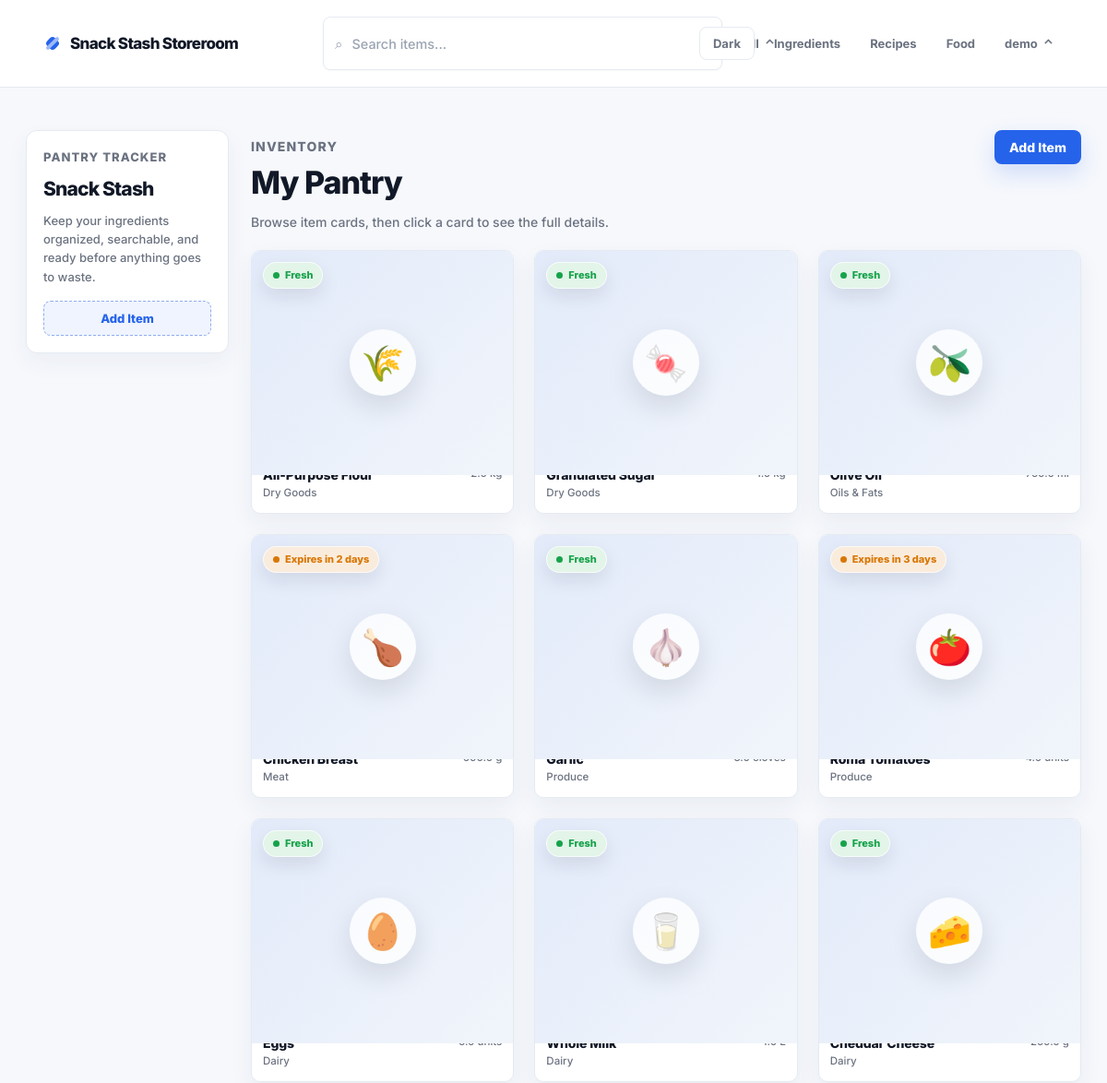
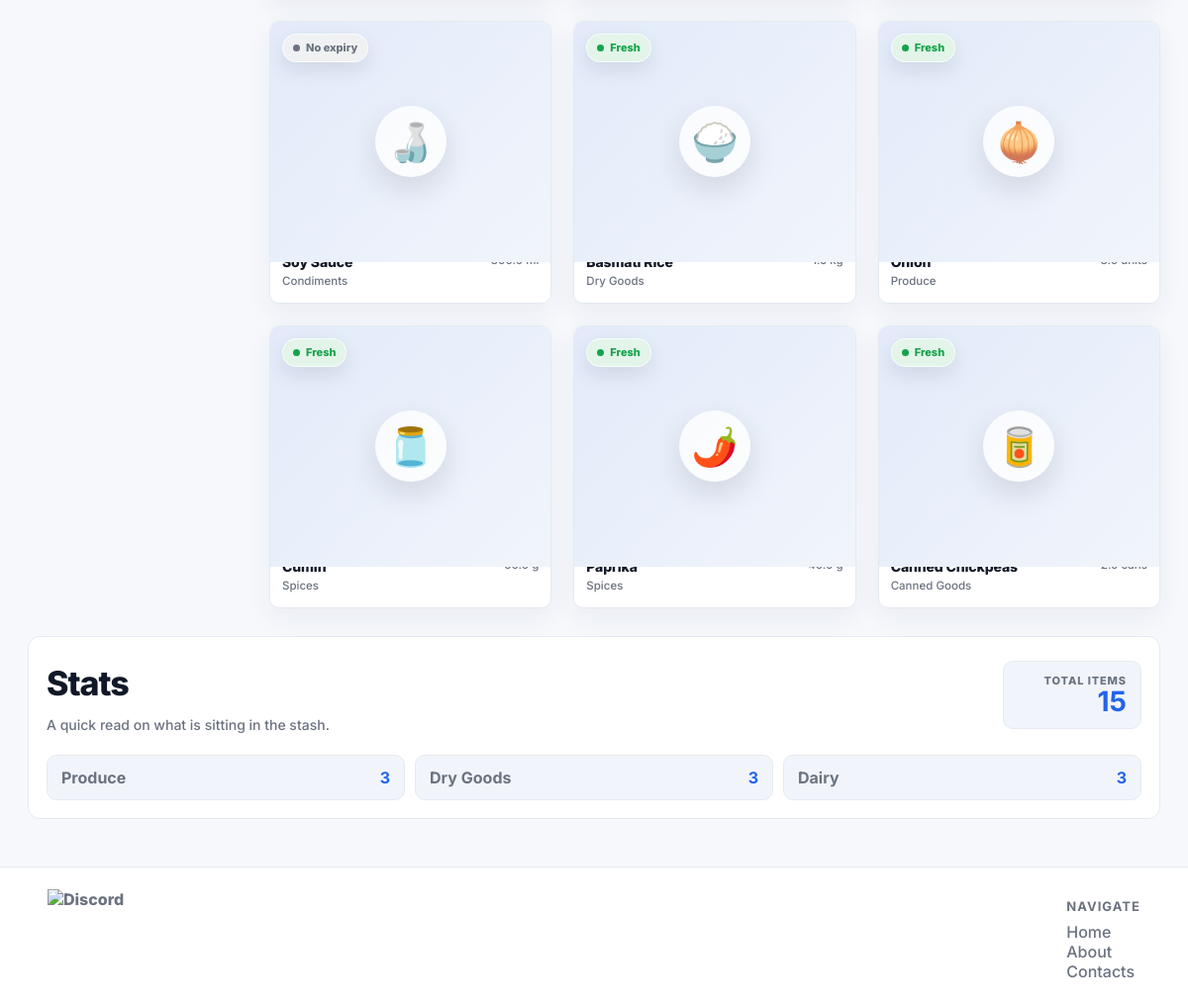
The app's page /dashboard (signed in) with its own data (2 pictures, top to bottom).
### app/models/model.py (models this page shows, shortened)
class BaseModel(Model):
    class Meta:
        database = db

class User(UserMixin, BaseModel):
    id = AutoField()
    username = CharField(unique=True)
    email = CharField(unique=True)
    password_hash = CharField()
    created_at = DateTimeField(default=datetime.now)
    updated_at = DateTimeField(default=datetime.now)
    class Meta:
        table_name = "users"

class Ingredient(BaseModel):
    id = AutoField()
    user = ForeignKeyField(User, backref="ingredients")
    name = CharField()
    emoji = CharField(default="🥫")
    quantity = FloatField()
    unit = CharField()
    category = CharField()
    expiry_date = DateField(null=True)
    notes = CharField(null=True)
    created_at = DateTimeField(default=datetime.now)
    updated_at = DateTimeField(default=datetime.now)
    class Meta:
        table_name = "ingredients"

### app/routes/templates.py (the view)
@template_bp.route("/dashboard")
@login_required
def dashboard():
    user_id = int(current_user.id)
    items = list(_user_ingredients(user_id).dicts())
    recipes = [recipes_mod.recipe_to_dict(r) for r in
                Recipe.select().where(Recipe.user_id == user_id).order_by(Recipe.id.desc())]
    for r in recipes:
        r["generated_label"] = recipes_mod._relative_date(r["created_at"])
    today = date.today()
    stats = _stats_context(user_id)
    return render_template(
        "dashboard.html",
        items=items,
        recipes=recipes,
        gen_status=recipes_mod._gen_status,
        today=today,
        warning_days=today + timedelta(days=3),
        **stats,
    )

### app/routes/ingredients.py (called while the page is built)
def _user_ingredients(user_id=None):
    owner_id = user_id if user_id is not None else _user_id()
    return Ingredient.select().where(Ingredient.user_id == owner_id)

def _stats_context(user_id=None):
    ingredients = _user_ingredients(user_id)
    total = ingredients.count()
    top_categories = list(
        Ingredient.select(Ingredient.category, fn.COUNT(Ingredient.id).alias("n"))
        .where(Ingredient.user_id == (user_id if user_id is not None else _user_id()))
        .group_by(Ingredient.category)
        .order_by(fn.COUNT(Ingredient.id).desc())
        .limit(3)
        .tuples()
    )
    return dict(total=total, top_categories=top_categories)

### app/templates/dashboard.html (shortened to what this page needs)
{% extends "layout.html" %}
{% block content %}
<main class="dashboard-page">
    {% if current_user.is_authenticated %}
    <div class="dashboard-shell">
        <aside class="dashboard-sidebar">
            <p class="sidebar-kicker quicksand-regular">Pantry Tracker</p>
            <h1 class="elms-sans-regular">Snack Stash</h1>
            <p class="quicksand-regular">Keep your ingredients organized, searchable, and ready before anything goes to waste.</p>
            <button class="quicksand-regular"
                hx-get="/ingredients/new"
                hx-target="#item-form-container"
                hx-swap="innerHTML">Add Item</button>
        </aside>
        <section class="pantry-section dashboard-main">
            <div class="section-header">
                <div>
                    <p class="section-kicker quicksand-regular">Inventory</p>
                    <h2 class="elms-sans-regular h1">My Pantry</h2>
                    <p class="quicksand-regular">Browse item cards, then click a card to see the full details.</p>
                </div>
                <button class="quicksand-regular"
                    hx-get="/ingredients/new"
                    hx-target="#item-form-container"
                    hx-swap="innerHTML">Add Item</button>
            </div>
            <div id="pantry-items" class="pantry-items-grid">
                {% include "_pantry_items.html" %}
            </div>
        </section>
    </div>
    <div id="pantry-stats">
        {% include "_stats.html" %}
    </div>
    {% endif %}
</main>
{% endblock %}

### app/templates/layout.html (shortened to what this page needs)
<!DOCTYPE html>
<html lang="en">
    <head>
        <link rel="stylesheet" href="{{ url_for('static', filename='styles.css', v=asset_version) }}">
    </head>
    <body class="light-mode">
        <nav>
            <div class="logo">
                <span class="logo-mark" aria-hidden="true"></span>
                <p class="elms-sans-regular h1">Snack Stash Storeroom</p>
            </div>
            {% if current_user.is_authenticated %}
            <div class="search-bar">
                <form id="search-form" class="search-form">
                    <span class="search-icon">⌕</span>
                    <input
                    id="search-filter"
                    type="text"
                    name="filter"
                    placeholder="Search items..."
                    class="quicksand-regular">
                    <button type="button" id="clear-search">×</button>
                </form>
                <details class="category-dropdown">
                    <summary class="dropdown-trigger elms-sans-regular">
                        <span class="chevron">⌄</span>
                    </summary>
                </details>
            </div>
            {% endif %}
            <ul class="nav-links">
                <li>
                    <button type="button" id="theme-toggle" class="theme-toggle quicksand-regular" aria-label="Toggle dark mode">
                    </button>
                </li>
                {% if current_user.is_authenticated %}
                <li><a href="{{ url_for('templates.dashboard') }}" class="quicksand-regular">Ingredients</a></li>
                <li><a href="{{ url_for('recipes.recipes_page') }}" class="quicksand-regular">Recipes</a></li>
                <li><a href="{{ url_for('food.food_page') }}" class="quicksand-regular">Food</a></li>
                <li>
                    <details class="dropdown">
                        <summary class="quicksand-regular dropdown-trigger">{{ current_user.username }}<span class="chevron">⌄</span></summary>
                    </details>
                </li>
                {% endif %}
            </ul>
        </nav>
        <div class="spacer-small"></div>
        {% block content %}
        {% endblock %}
        <footer>
            <div class="footer-connection">
                <img src="" alt="Discord" class="elms-sans-regular">
            </div>
            <ul class="footer-nav">
                <li class="elms-sans-regular"><h1>Navigate</h1></li>
                <li><a href="#" class="quicksand-regular">Home</a></li>
                <li><a href="#" class="quicksand-regular">About</a></li>
                <li><a href="#" class="quicksand-regular">Contacts</a></li>
            </ul>
        </footer>
    </body>
</html>

### app/templates/_pantry_items.html (shortened to what this page needs)
{% if items %}
  {% for item in items %}
    {% set item_category = item.category or "Uncategorized" %}
    {% set item_notes = item.notes or "" %}
    {% set emoji = item.emoji or "🥫" %}
    {% set status_class = "fresh" %}
    {% set status_label = "Fresh" %}
    {% if item.expiry_date and item.expiry_date < today %}
      {% set status_class = "expired" %}
      {% set status_label = "Expired" %}
    {% elif item.expiry_date and item.expiry_date <= warning_days %}
      {% set status_class = "warning" %}
      {% set status_label = "Expires in " ~ (item.expiry_date - today).days ~ " days" %}
    {% elif not item.expiry_date %}
      {% set status_class = "unknown" %}
      {% set status_label = "No expiry" %}
    {% endif %}
    <article class="pantry-card pantry-card--{{ status_class }}"
      data-search="{{ (emoji ~ ' ' ~ item.name ~ ' ' ~ item_category ~ ' ' ~ item.quantity ~ ' ' ~ (item.unit or '') ~ ' ' ~ item_notes)|lower }}">
      <div class="pantry-card-inner">
        <label class="pantry-card-face pantry-card-front" for="pantry-card-{{ item.id }}" data-card-flip
          aria-label="View details for {{ item.name }}">
          <span class="pantry-card-media">
            <span class="pantry-item-icon" aria-hidden="true">{{ emoji }}</span>
            <span class="expiry-chip expiry-chip--{{ status_class }}">{{ status_label }}</span>
          </span>
          <span class="pantry-card-main">
            <span>
              <strong class="elms-sans-regular">{{ item.name }}</strong>
              <small class="quicksand-regular">{{ item_category }}</small>
            </span>
            <span class="pantry-card-quantity quicksand-regular">{{ item.quantity }} {{ item.unit or "" }}</span>
          </span>
        </label>
        <div class="pantry-card-face pantry-card-back">
          <label for="pantry-card-{{ item.id }}" class="card-back-button quicksand-regular" data-card-unflip>Back</label>
          <p class="dialog-eyebrow quicksand-regular">{{ item_category }}</p>
          <h3 class="elms-sans-regular">{{ emoji }} {{ item.name }}</h3>
          <div class="pantry-detail-list quicksand-regular">
            <div>
              <span>Quantity</span>
              <strong>{{ item.quantity }} {{ item.unit or "" }}</strong>
            </div>
            <div>
              <span>Expiry</span>
              <strong>{{ item.expiry_date or "None" }}</strong>
            </div>
            {% if item_notes %}
              <div class="detail-notes">
                <span>Notes</span>
              </div>
            {% endif %}
          </div>
          <div class="card-actions">
            <button class="card-edit quicksand-regular"
              hx-get="/ingredients/{{ item.id }}/edit"
              hx-target="#item-form-container"
              hx-swap="innerHTML">Edit</button>
            <button class="card-delete quicksand-regular"
              hx-delete="/ingredients/{{ item.id }}"
              hx-target="#pantry-items"
              hx-swap="innerHTML"
              hx-confirm="Delete this pantry item?">Delete</button>
          </div>
        </div>
      </div>
    </article>
  {% endfor %}
{% else %}
  <div class="empty-state quicksand-regular">
    <p>No pantry items yet.</p>
    <p>Click "Add Item" to create your first entry.</p>
  </div>
{% endif %}

### records on screen
User: username "demo"
Ingredient: emoji "🌾", status_label "Fresh", category "Dry Goods"
Ingredient: emoji "🍬", status_label "Fresh", category "Dry Goods"
Ingredient: emoji "🫒", status_label "Fresh", category "Oils & Fats"
Ingredient: emoji "🍗", status_label "Expires in 2 days", category "Meat"
Ingredient: emoji "🧄", status_label "Fresh", category "Produce"
Ingredient: emoji "🍅", status_label "Expires in 3 days", category "Produce"
Ingredient: emoji "🥚", status_label "Fresh", category "Dairy"
Ingredient: emoji "🥛", status_label "Fresh", category "Dairy"
Ingredient: emoji "🧀", status_label "Fresh", category "Dairy"
Ingredient: emoji "🍶", status_label "No expiry", category "Condiments"
Ingredient: emoji "🍚", status_label "Fresh", category "Dry Goods"
Ingredient: emoji "🧅", status_label "Fresh", category "Produce"
Ingredient: emoji "🫙", status_label "Fresh", category "Spices"
Ingredient: emoji "🌶️", status_label "Fresh", category "Spices"
Ingredient: emoji "🥫", status_label "Fresh", category "Canned Goods"

### other values on screen
{{ total }} "15"
{{ name or "Uncategorized" }} "Produce" "Dry Goods" "Dairy"
{{ count }} "3" "3" "3"
